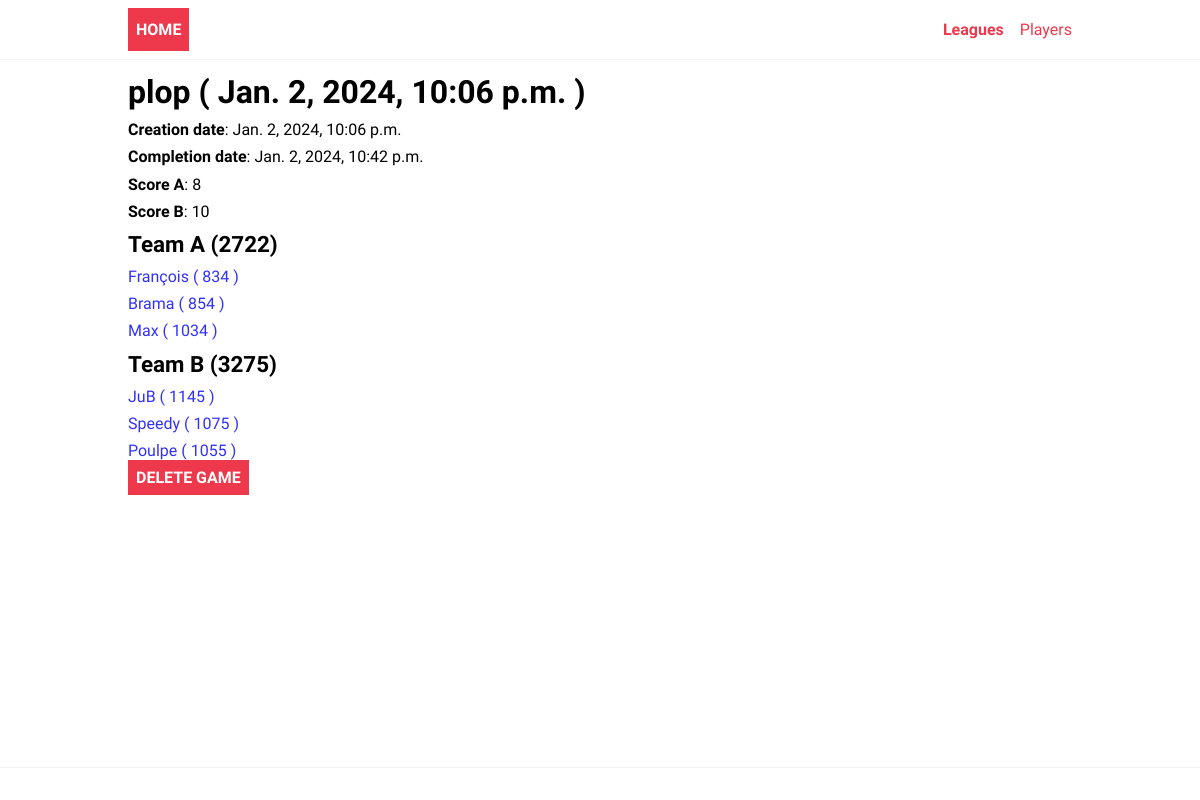
Before: /ladder/leagues/5/43 with the older database file.
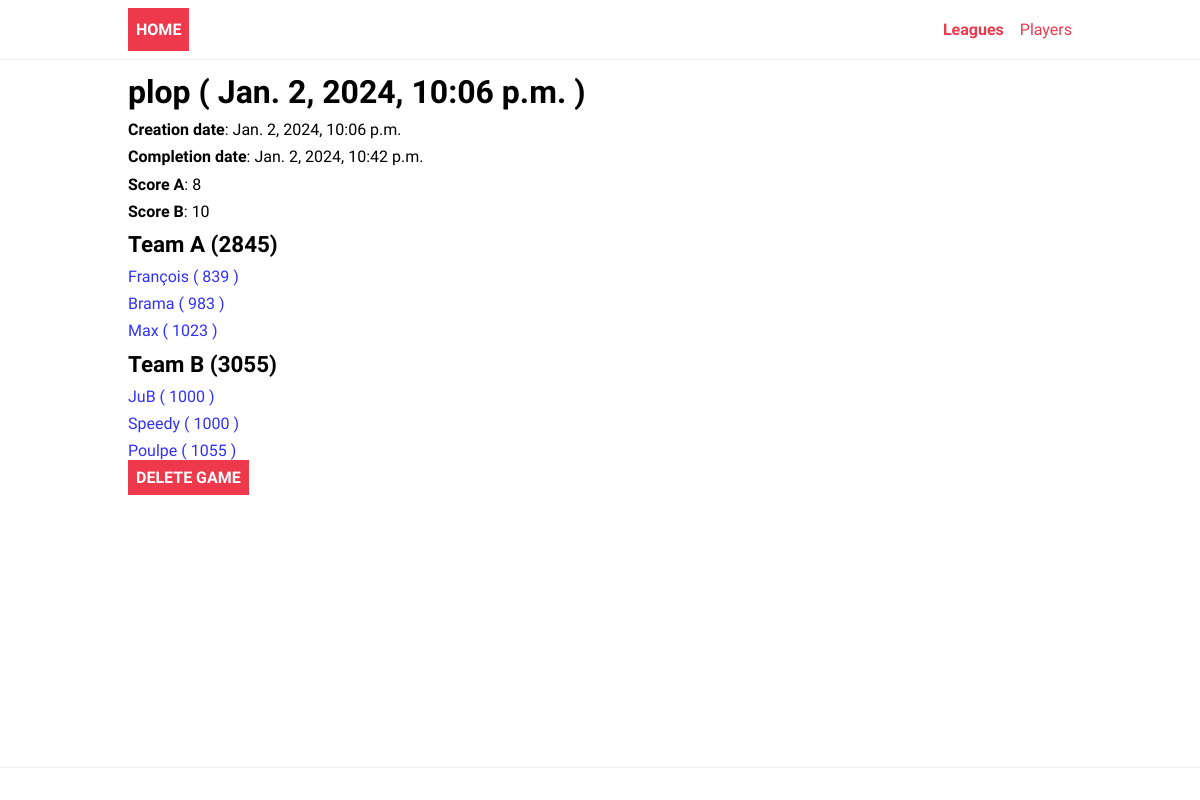
After: the same page with the newer database file.
### ladder/models.py (models this page shows, shortened)
class Team(models.Model):
    game = models.ForeignKey(Game, on_delete=models.CASCADE)
    player = models.ForeignKey(Player, on_delete=models.CASCADE)
    team_name = models.CharField(max_length=1)

class Player(models.Model):
    name = models.CharField(max_length=200)
    gender = models.CharField(max_length=10, choices=genders)
    score = models.IntegerField(default=1000)

### ladder/views.py (the view, shortened to what this page needs)
# urls.py: path("leagues/<int:league_id>/<int:pk>", views.GameDetail.as_view(), name="game"),
class GameDetail(FormMixin, generic.DetailView):
    model=Game
    template_name = "ladder/game.html"
    form_class=ScoreForm
    def get_context_data(self, **kwargs):
        context = super().get_context_data(**kwargs)
        context["score_team_a"] = get_team_score(context["game"], 'A')
        context["score_team_b"] = get_team_score(context["game"], 'B')
        context["team_a"] = context["game"].team_set.filter(team_name='A')
        context["team_b"] = context["game"].team_set.filter(team_name='B')
        context["league"] = context["game"].league
        return context

### ladder/views.py (called while the page is built)
def get_team_score(Game, team_name):
    team=Game.team_set.filter(team_name=team_name)
    return TeamScore(team)

def TeamScore(team):
    score=0
    for t in team:
         player = t.player
         score = score + player.score
    return score

### ladder/templates/ladder/game.html (shortened to what this page needs)
{% extends 'ladder/base.html' %}
{% block content %}
<h1>{{ game.league.name }} ( {{ game.creation_date }} ) </h1>
<div>
  <p><b>Creation date</b>:   {{game.creation_date}}</p>
  {% if game.completed %}
  <p><b>Completion date</b>:   {{game.completion_date}}</p>
  <p><b>Score A</b>:   {{game.score_team_a}}</p>
  <p><b>Score B</b>:   {{game.score_team_b}}</p>
  {% else %}
  <p><b>Ongoing game</b></p>
  {% endif %}
</div>
<h2>Team A ({{ score_team_a }})</h2>
<ul>
  {% for team in team_a  %}
  <p>
    <a href="{% url 'ladder:player' team.player.id %}" class="{% if team.player.gender == 'f' %} woman {% else %} man {% endif %}">{{ team.player.name }} ( {{ team.player.score }} )</a></p>
  {% endfor %}
</ul>
<h2>Team B ({{ score_team_b }})</h2>
<ul>
  {% for team in team_b  %}
  <p><a href="{% url 'ladder:player' team.player.id %}" class="{% if team.player.gender == 'f' %} woman {% else %} man {% endif %}">{{ team.player.name }} ( {{ team.player.score }} )</a></p>
  {% endfor %}
</ul>
<a href="{% url 'ladder:delete-game' league.id game.id %}" class="logo">Delete Game</a>
{% endblock content %}

Changed rows visible on the page:
changed through a linked row, Team "François": player.score "834" → "839"
changed through a linked row, Team "Brama": player.score "854" → "983"
changed through a linked row, Team "Max": player.score "1034" → "1023"
changed through a linked row, Team "JuB": player.score "1145" → "1000"
changed through a linked row, Team "Speedy": player.score "1075" → "1000"
Other visible differences:
{{ score_team_a }}: "2722" → "2845"
{{ score_team_b }}: "3275" → "3055"
